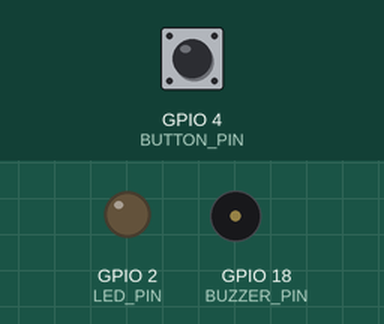
Bench run of a sketch on a simulated ESP32. Shown: output pins drawn as LEDs (lit = HIGH), buzzer (waves = sounding). The test bench sets the inputs (shaded band); at power-on: GPIO 4 (BUTTON_PIN) HIGH. WiFi joins after 1.5 s; servers stay silent unless stated; uploads are accepted with an empty reply; what the sketch prints to the serial monitor is not drawn.

Above: at 2.9 s.
3.0 s: GPIO 4 (BUTTON_PIN) pulled LOW for 0.15 s
At 3.34 s:
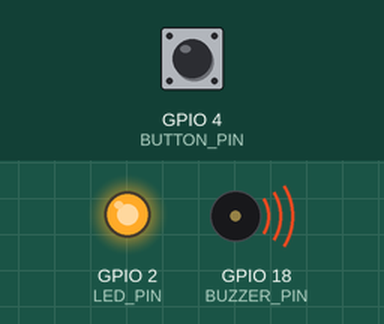
Timing chart, 0 to 6.0 s (numbered marks = the images above; inputs shaded):
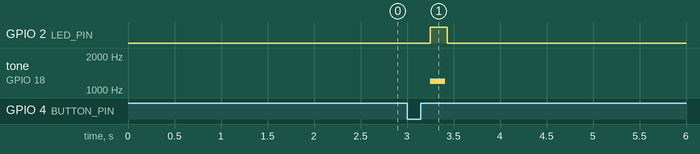

Measured:
- after the input at 3.0 s, GPIO 2 (LED_PIN): LOW → HIGH after 0.25 s, → LOW 0.18 s later; tone on GPIO 18 (BUZZER_PIN): silent → 1200 Hz after 0.25 s, → silent 0.16 s later

The sketch:

esp32_help_button.ino
```cpp
#include <WiFi.h>
#include <HTTPClient.h>

const char* WIFI_SSID = "YOUR_WIFI_NAME";
const char* WIFI_PASSWORD = "YOUR_WIFI_PASSWORD";
const char* API_URL = "http://192.168.1.20/Timbal/api.php";
const char* STATION_ID = "LAB-204";
const char* ROOM_NAME = "Lab 2A - Row B";

constexpr uint8_t BUTTON_PIN = 4;
constexpr uint8_t LED_PIN = 2;
constexpr uint8_t BUZZER_PIN = 18;
constexpr unsigned long DEBOUNCE_MS = 45;

bool lastButtonReading = HIGH;
bool stableButtonState = HIGH;
unsigned long lastDebounceAt = 0;

void confirmPress() {
  digitalWrite(LED_PIN, HIGH);
  tone(BUZZER_PIN, 1200, 160);
  delay(180);
  digitalWrite(LED_PIN, LOW);
}

bool sendHelpRequest() {
  if (WiFi.status() != WL_CONNECTED) {
    Serial.println("Help request not sent: Wi-Fi is disconnected.");
    return false;
  }

  HTTPClient http;
  http.begin(API_URL);
  http.addHeader("Content-Type", "application/json");
  http.setTimeout(4000);
  String body = String("{\"action\":\"create\",\"stationId\":\"") + STATION_ID +
    "\",\"room\":\"" + ROOM_NAME + "\",\"message\":\"Student pressed the lab help button.\",\"source\":\"esp32\"}";
  int statusCode = http.POST(body);
  http.end();

  if (statusCode >= 200 && statusCode < 300) {
    Serial.printf("Help request delivered (HTTP %d).\n", statusCode);
    return true;
  }

  Serial.printf("Help request failed (HTTP %d).\n", statusCode);
  return false;
}

void setup() {
  Serial.begin(115200);
  pinMode(BUTTON_PIN, INPUT_PULLUP);
  pinMode(LED_PIN, OUTPUT);
  pinMode(BUZZER_PIN, OUTPUT);
  digitalWrite(LED_PIN, LOW);

  WiFi.mode(WIFI_STA);
  WiFi.begin(WIFI_SSID, WIFI_PASSWORD);
  Serial.print("Connecting to lab Wi-Fi");
  while (WiFi.status() != WL_CONNECTED) {
    delay(350);
    Serial.print('.');
  }
  Serial.printf("\nConnected. API: %s\n", API_URL);
}

void loop() {
  bool reading = digitalRead(BUTTON_PIN);
  if (reading != lastButtonReading) {
    lastDebounceAt = millis();
  }

  if (millis() - lastDebounceAt > DEBOUNCE_MS && reading != stableButtonState) {
    stableButtonState = reading;
    if (stableButtonState == LOW) {
      bool delivered = sendHelpRequest();
      if (delivered) {
        confirmPress();
      } else {
        for (uint8_t flash = 0; flash < 3; ++flash) {
          digitalWrite(LED_PIN, HIGH);
          delay(100);
          digitalWrite(LED_PIN, LOW);
          delay(100);
        }
      }
    }
  }

  lastButtonReading = reading;
  delay(5);
}
```
